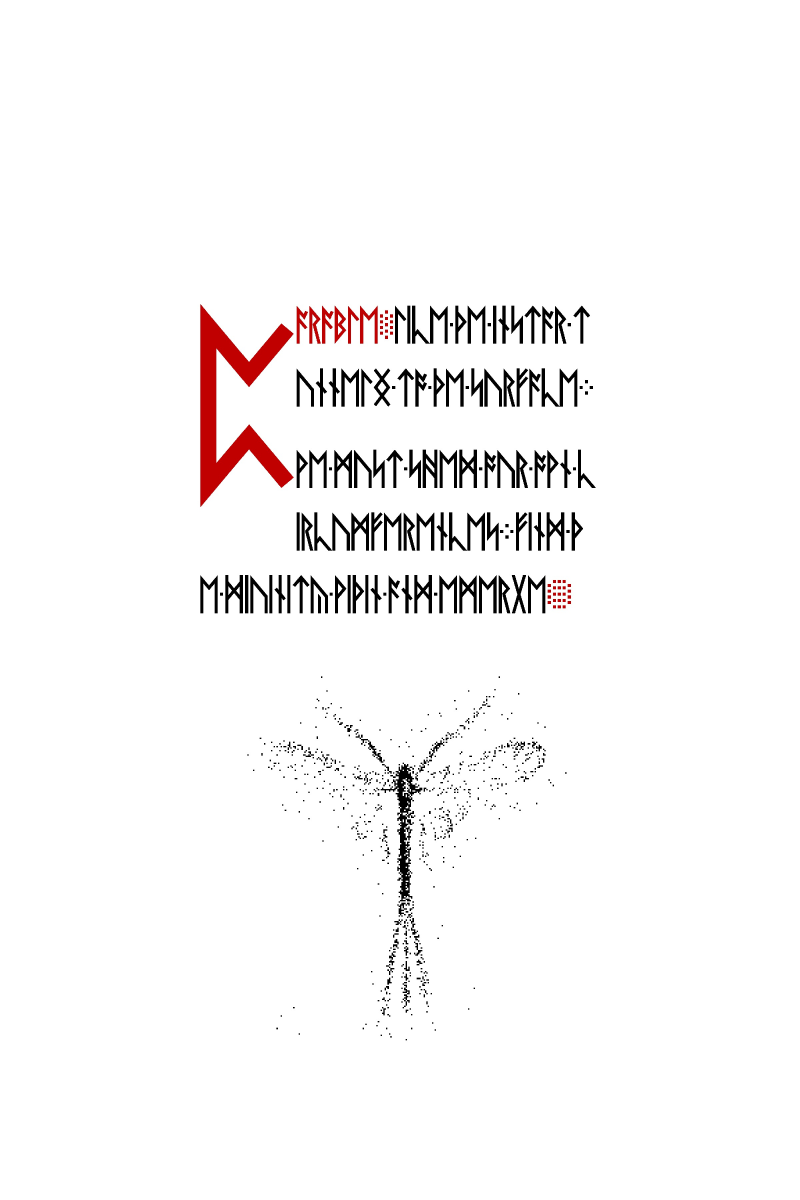
#> input picture resources/liber-primus/74.jpg, 2400 x 3600 px (shown at 1/3 size); its folder holds 5 pictures in this run
$ python lp2_p57_gimp_dissolve_native_holdout_sft.py
#> lines starting #> are read from the running program, lines starting #| are printed output that depends on the picture; after the words box and inside, x2 and y2 are one past the last pixel; in counts of white or black regions, pixels touching at a corner belong together
"""Original p24 -> solved p57 GIMP 2.8 Dissolve artwork reproduction.

Read-only, source-JPEG SFT. Requires Pillow, NumPy, SciPy, native
GLib 2.2-compatible GRand and original repository JPEGs 41.jpg/74.jpg.
The affine parameters were fitted on 80% of the 60,260 source cells
and are locked before measuring the separate 20% spatial holdout.
This is artwork provenance evidence, not a recovered LP2 cipher key.
"""
from __future__ import annotations

import ctypes
import ctypes.util
from pathlib import Path

import numpy as np
from PIL import Image
from scipy.ndimage import gaussian_filter, map_coordinates

ROOT = Path(__file__).resolve().parents[1]
SOURCE = ROOT / "resources" / "liber-primus"
GIMP_SEED = 314159265
# p24 grayscale image to original p57 source-cell coordinates.
# x24 = cx + ax*(x57 - 288) + bx*(y57 - 546)
# y24 = cy + by*(x57 - 288) + ay*(y57 - 546)
FROZEN = (
    305.2531733391564,
    1325.5363430764332,
    2.475652678422321,
    -0.004331912807886796,
    -0.021703222539651595,
    2.5579697154729297,
    0.8107181307630735,
)


def gray_jpeg(n: int) -> np.ndarray:
#> called with n = 74
    with Image.open(SOURCE / f"{n:02d}.jpg") as image:
#> image is the input picture: PIL image 2400x3600 RGB; mean R, G, B 248.4, 246.8, 246.8
        assert image.size == (2400, 3600)
        return np.asarray(image.convert("L"))


def native_raster(gray: np.ndarray) -> np.ndarray:
    """Invert exact 25/6 enlargement: source 576x864, scan 2400x3600."""
    bx = np.array([(25 * k + 2) // 6 for k in range(577)])
    by = np.array([(25 * k + 3) // 6 for k in range(865)])
    assert (bx[-1], by[-1]) == (2400, 3600)
    raw = gray[((by[:-1] + by[1:]) // 2)[:, None],
               ((bx[:-1] + bx[1:]) // 2)[None, :]] < 128
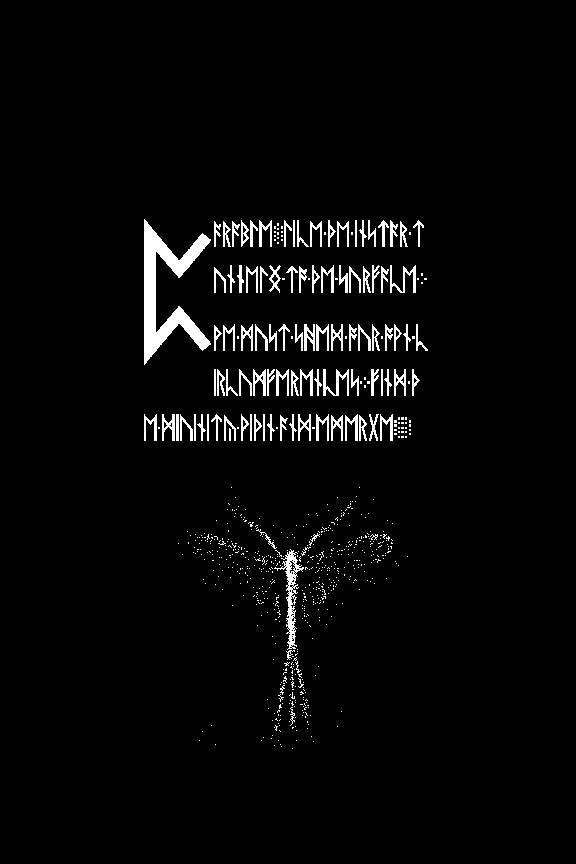
#> raw: shape (864, 576) bool; 3.2% white; 728 white regions (625 under 20 px), largest, box (x1, y1, x2, y2) and area: (144, 219, 211, 365) 3441, (274, 549, 304, 650) 743, (323, 369, 349, 396) 270
    assert raw.shape == (864, 576)
    assert np.count_nonzero(raw[460:800]) == 2033
    return raw


def historical_gimp_field() -> np.ndarray:
    """GIMP 2.8 paint-composite Dissolve 4096-row GRand field."""
    name = ctypes.util.find_library("glib-2.0")
    assert name, "2014-compatible GLib GRand library is required"
    lib = ctypes.CDLL(name)
    lib.g_rand_new_with_seed.argtypes = [ctypes.c_uint32]
    lib.g_rand_new_with_seed.restype = ctypes.c_void_p
    lib.g_rand_int.argtypes = [ctypes.c_void_p]
    lib.g_rand_int.restype = ctypes.c_uint32
    lib.g_rand_int_range.argtypes = [ctypes.c_void_p, ctypes.c_int, ctypes.c_int]
    lib.g_rand_int_range.restype = ctypes.c_int
    lib.g_rand_free.argtypes = [ctypes.c_void_p]

    root = lib.g_rand_new_with_seed(GIMP_SEED)
    try:
        seeds = [lib.g_rand_int(root) for _ in range(4096)]
    finally:
        lib.g_rand_free(root)
    assert seeds[:8] == [
        3721122731, 618219707, 807213306, 3144837749,
        3447982176, 3230631767, 755972506, 1398685501,
    ]

    result = np.empty((262, 230), dtype=np.uint8)
    for row, yy in enumerate(range(3, 265)):
        state = lib.g_rand_new_with_seed(seeds[yy])
        try:
            for xx in range(254):
                value = lib.g_rand_int_range(state, 0, 255)
                if xx >= 24:
                    result[row, xx - 24] = value
        finally:
            lib.g_rand_free(state)
    return result


def score(actual: np.ndarray, predicted: np.ndarray, use: np.ndarray) -> dict:
    tp = int(np.count_nonzero(actual & predicted & use))
    fp = int(np.count_nonzero(~actual & predicted & use))
    fn = int(np.count_nonzero(actual & ~predicted & use))
    tn = int(np.count_nonzero(~actual & ~predicted & use))
    return {"TP": tp, "FP": fp, "FN": fn, "TN": tn,
            "F1": 2 * tp / (2 * tp + fp + fn)}


def main() -> None:
    original_p57 = gray_jpeg(74)
    native = native_raster(original_p57)

    # The low-res insect and high-res printed runes were composited as
    # distinct layers: the same 25:6 reconstruction fits only the insect.
    xb = np.array([(25 * k + 2) // 6 for k in range(577)])
    yb = np.array([(25 * k + 3) // 6 for k in range(865)])

    def reprojection_errors(x0: int, x1: int, y0: int, y1: int) -> int:
        ix = np.searchsorted(xb, np.arange(x0, x1), side="right") - 1
        iy = np.searchsorted(yb, np.arange(y0, y1), side="right") - 1
        return int(np.count_nonzero(
            native[iy[:, None], ix[None, :]] !=
            (original_p57[y0:y1, x0:x1] < 128)
        ))

    image_error = reprojection_errors(530, 1890, 1900, 3180)
#> image_error = 1474
    text_error = reprojection_errors(350, 1880, 900, 1300)
#> text_error = 17842
    assert image_error == 1474
    assert text_error == 17842

    actual = native[487:749, 178:408]
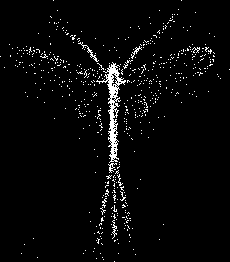
#> actual: shape (262, 230) bool; 3.4% white in thin lines or dots
    assert actual.shape == (262, 230)
    assert np.count_nonzero(actual) == 2033
    noise = historical_gimp_field()

    # Coordinates independently published for all four isolated p57 dots
    # in SECRA, reconciled with full original source canvas.
    for sx, sy in [(211, 725), (202, 731), (199, 740), (215, 744)]:
        assert native[sy, sx]
        assert noise[sy - 487, sx - 178] == 0

    yy, xx = np.mgrid[487:749, 178:408]
    cx, cy, ax, bx, by, ay, gain = FROZEN
    xp = cx + ax * (xx - 288) + bx * (yy - 546)
    yp = cy + by * (xx - 288) + ay * (yy - 546)
    p24_blurred = gaussian_filter(gray_jpeg(41).astype(np.float32), 1.2)
#> call 2 of gray_jpeg, with n = 41
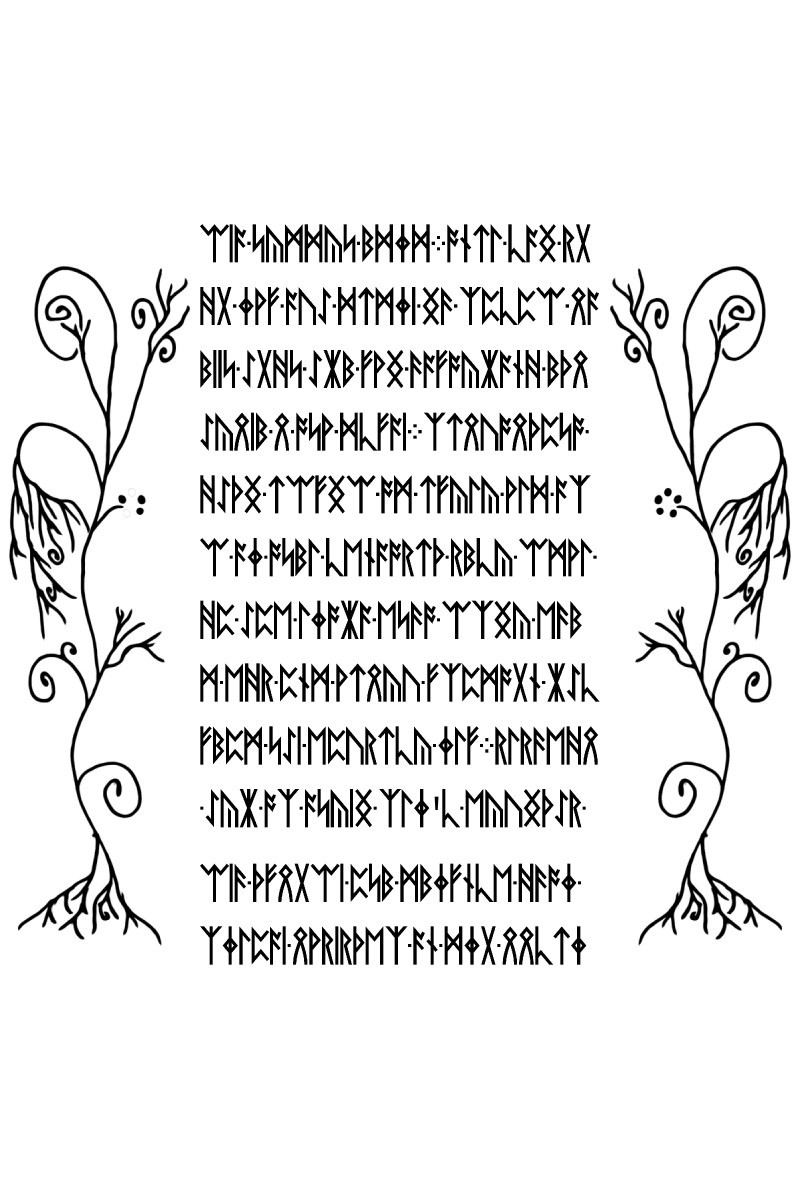
#> input picture 04/41.jpg, 2400 x 3600 px, found by its file name (shown at 1/3 size)
#> in gray_jpeg, image is the input picture: PIL image 2400x3600 L; min 0, max 255, mean 232.1
    darkness = 255 - map_coordinates(
        p24_blurred, [yp, xp], order=1, mode="constant", cval=255)
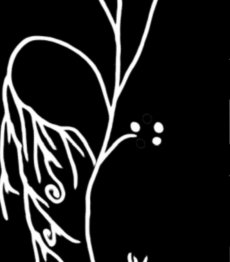
#> darkness: shape (262, 230) float32; min 0, max 255, mean 29.9
    opacity = np.clip(gain * darkness, 0, 255)
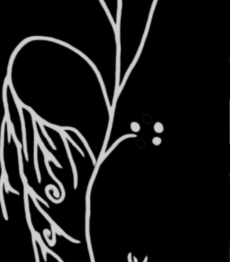
#> opacity: shape (262, 230) float32; min 0, max 206.7, mean 24.3
    prediction = noise < opacity
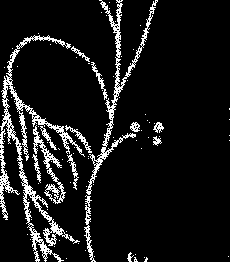
#> prediction: shape (262, 230) bool; 9.4% white in thin lines or dots

    # 20% fixed 10x10-block spatial holdout, declared before optimization.
    heldout = (xx // 10 + 3 * (yy // 10)) % 5 == 0
    training = score(actual, prediction, ~heldout)
#> in score, `tp = int(np.count_nonzero(actual & predicted & use))`: tp = 260
#> in score, `fp = int(np.count_nonzero(~actual & predicted & use))`: fp = 4255
#> in score, `fn = int(np.count_nonzero(actual & ~predicted & use))`: fn = 1305
#> in score, `tn = int(np.count_nonzero(~actual & ~predicted & use))`: tn = 42370
#> training = {'TP': 260, 'FP': 4255, 'FN': 1305, 'TN': 42370, 'F1': 0.0855}
    holdout = score(actual, prediction, heldout)
#> holdout = {'TP': 91, 'FP': 1083, 'FN': 377, 'TN': 10519, 'F1': 0.111}
    east_wrong = score(actual, np.roll(noise, 1, axis=1) < opacity, heldout)
#> east_wrong = {'TP': 63, 'FP': 1110, 'FN': 405, 'TN': 10492, 'F1': 0.0768}
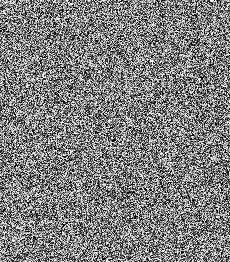
#> noise: shape (262, 230); min 0, max 254, mean 127
    south_wrong = score(actual, np.roll(noise, 1, axis=0) < opacity, heldout)
#> south_wrong = {'TP': 64, 'FP': 1139, 'FN': 404, 'TN': 10463, 'F1': 0.0766}

#> (the run stopped early here; a loop or call above may not have finished)
